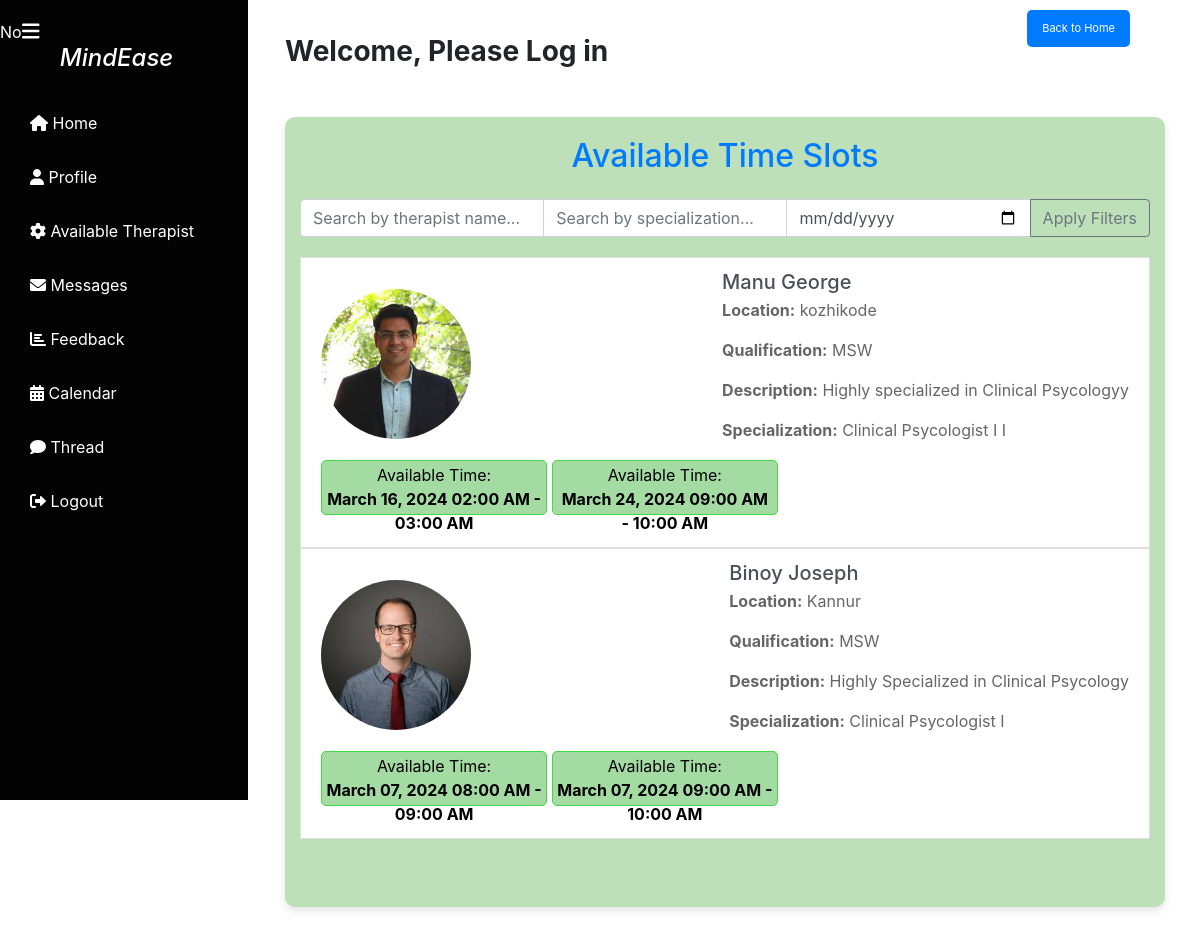
The app's page /view_time_slots/, older data.
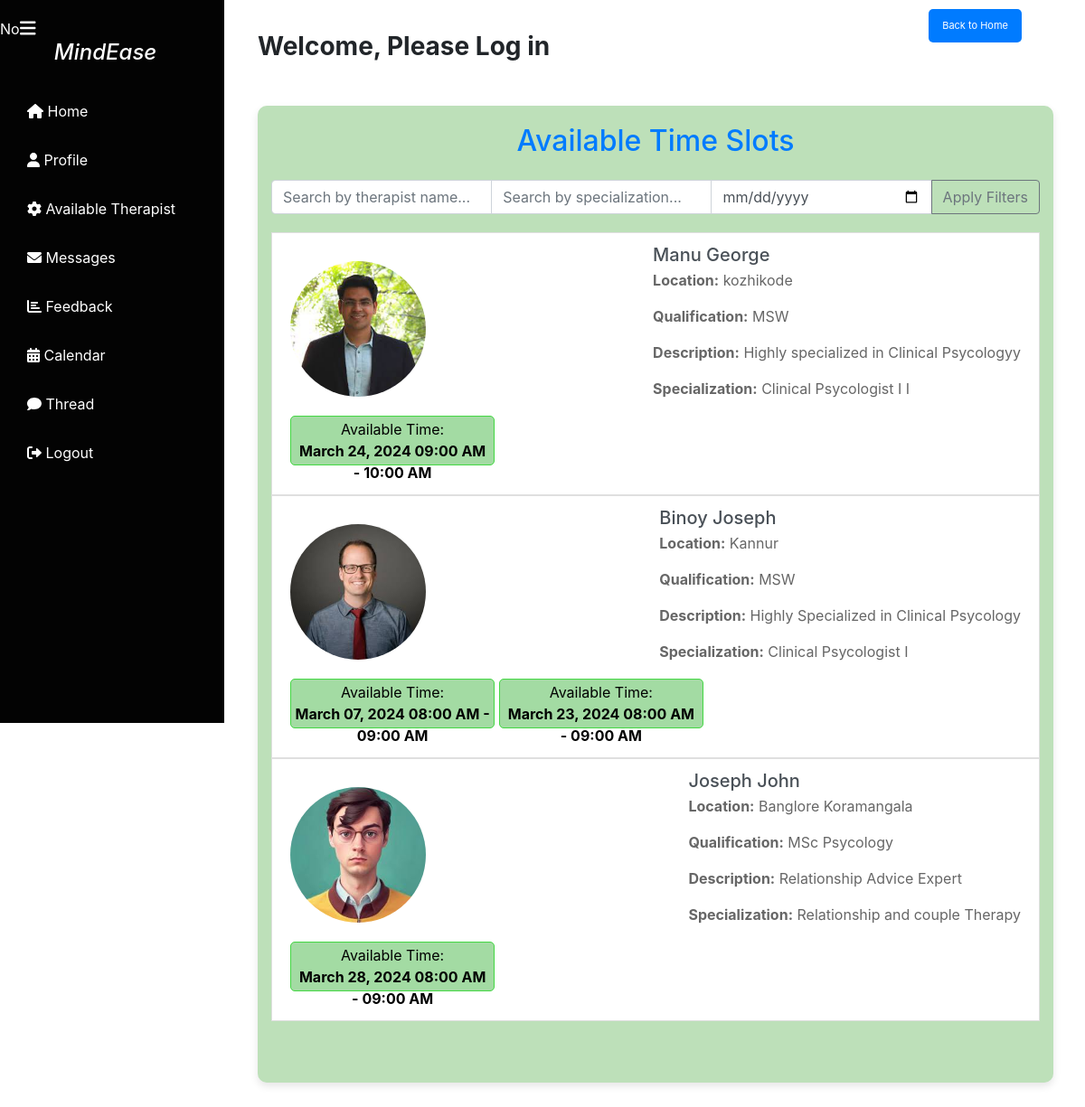
The same page, newer data.
### app1/models.py (models this page shows, shortened)
class User(AbstractUser):
    class Role(models.TextChoices):
        ADMIN = "ADMIN", "Admin"
        THERAPIST = "THERAPIST", "Therapist"
        USER = "USER", "User"
    role = models.CharField(max_length=50, choices=Role.choices)
    phone_number = models.CharField(max_length=15, blank=True, null=True)
    dob = models.DateField(blank=True, null=True)
    location = models.CharField(max_length=255, blank=True, null=True)
    qualification = models.CharField(max_length=255, blank=True, null=True)
    description = models.TextField(blank=True, null=True)
    specialization = models.CharField(max_length=255, blank=True, null=True)
    is_approved = models.BooleanField(default=False)
    is_therapist = models.BooleanField(default=False)
    profile_picture = models.ImageField(upload_to='profile_pics/', blank=True, null=True)

class TimeSlot(models.Model):
    class SessionType(models.TextChoices):
        MORNING = "MORNING", "Morning Session"
        AFTERNOON = "AFTERNOON", "Afternoon Session"
    TIME_SLOTS = [
        ("8-9", "8:00 AM - 9:00 AM"),
        ("9-10", "9:00 AM - 10:00 AM"),
        ("10-11", "10:00 AM - 11:00 AM"),
        ("12-1", "12:00 PM - 1:00 PM"),
        ("1-2", "1:00 PM - 2:00 PM"),
        ("2-3", "2:00 PM - 3:00 PM"),
        ("3-4", "3:00 PM - 4:00 PM"),
    ]
    therapist = models.ForeignKey(User, on_delete=models.CASCADE, related_name='available_time_slots')
    time_slot = models.CharField(max_length=5, choices=TIME_SLOTS, null=True)
    start_time = models.DateTimeField()
    end_time = models.DateTimeField()
    session_type = models.CharField(max_length=50, choices=SessionType.choices, null=True)
    is_booked = models.BooleanField(default=False)

### app1/views.py (the view)
# urls.py: path('view_time_slots/', views.view_time_slots, name='view_time_slots'),
def view_time_slots(request):
    time_slots = TimeSlot.objects.filter(is_booked=False)
    return render(request, 'view_time_slots.html', {'time_slots': time_slots})

### templates/view_time_slots.html (shortened to what the changed rows need)
<!DOCTYPE html>
<html lang="en">
<head>
  <link href="https://cdn.jsdelivr.net/npm/bootstrap@5.3.0/dist/css/bootstrap.min.css" rel="stylesheet">
  <link href="https://cdnjs.cloudflare.com/ajax/libs/font-awesome/6.0.0/css/all.min.css" rel="stylesheet">
<link href="https://cdnjs.cloudflare.com/ajax/libs/font-awesome/6.0.0/css/all.min.css" rel="stylesheet">
</head>
<body>
<div class="wrapper">
  <div id="content">
    <main>
    <!DOCTYPE html>
    <html lang="en">
    <head>
        <link rel="stylesheet" href="https://stackpath.bootstrapcdn.com/bootstrap/4.3.1/css/bootstrap.min.css"
>
    </head>
    <body>
        <div class="main-content container mt-5">
            <h2 class="text-center mb-4">Available Time Slots</h2>
            <head>
                <link href="https://stackpath.bootstrapcdn.com/bootstrap/4.5.2/css/bootstrap.min.css" rel="stylesheet">
            </head>
            <div class="list-group">
              {% regroup time_slots by therapist as therapist_time_slots %}
              {% for therapist_slots in therapist_time_slots %}
                  <div id="therapistSlots{{ therapist_slots.grouper }}">
                      {% if therapist_slots.list %}
                          {% with time_slot=therapist_slots.list.0 %}
                              <a href="#" class="list-group-item list-group-item-action" data-toggle="modal" data-target="#confirmationModal{{ time_slot.therapist.id }}" data-date="{{ time_slot.start_time|date:'Y-m-d' }}">
                                  <div class="d-flex w-100 justify-content-between align-items-center">
                                      {% if time_slot.therapist.profile_picture %}
                                          <img class="profile-picture" src="{{ time_slot.therapist.profile_picture.url }}" alt="Profile Picture">
                                      {% endif %}
                                      <div>
                                          <h5 class="mb-1">{{ time_slot.therapist.first_name }} {{ time_slot.therapist.last_name }}</h5>
                                          <p><strong>Location:</strong> {{ time_slot.therapist.location }}</p>
                                          <p><strong>Qualification:</strong> {{ time_slot.therapist.qualification }}</p>
                                          <p><strong>Description:</strong> {{ time_slot.therapist.description }}</p>
                                          <p><strong>Specialization:</strong> {{ time_slot.therapist.specialization }}</p>
                                      </div>
                                  </div>
                              {% for time_slot in therapist_slots.list %}
                                  <button class="time-slot-btn" data-toggle="modal" data-target="#confirmationModal{{ time_slot.id }}" data-date="{{ time_slot.start_time|date:'Y-m-d' }}">
                                      Available Time: <br>
                                      <strong>{{ time_slot.start_time|date:'F d, Y h:i A' }} - {{ time_slot.end_time|date:'h:i A' }}</strong>
                                  </button>
                              {% endfor %}
                          {% endwith %}
                        </a>
                      {% endif %}
                  </div>
              {% endfor %}
          </div>
    </body>
    </html>
<br>
<br>
    </main>
  </div>
</div>
</body>
</html>

Row changes from the older to the newer data that the page shows:
removed TimeSlot: start_time "March 16, 2024 02:00 AM", end_time "03:00 AM", shown under User "Manu"
changed User "Binoy": loses TimeSlot (start_time "March 07, 2024 09:00 AM", end_time "10:00 AM")
added TimeSlot: start_time "March 23, 2024 08:00 AM", end_time "09:00 AM", shown under User "Binoy"
now on this page (row edited): User: list.0.therapist.profile_picture (picture), list.0.therapist.first_name "Joseph", list.0.therapist.last_name "John", list.0.therapist.location "Banglore Koramangala", list.0.therapist.qualification "MSc Psycology", list.0.therapist.description "Relationship Advice Expert", list.0.therapist.specialization "Relationship and couple Therapy"
added TimeSlot: start_time "March 28, 2024 08:00 AM", end_time "09:00 AM", shown under "Joseph"
